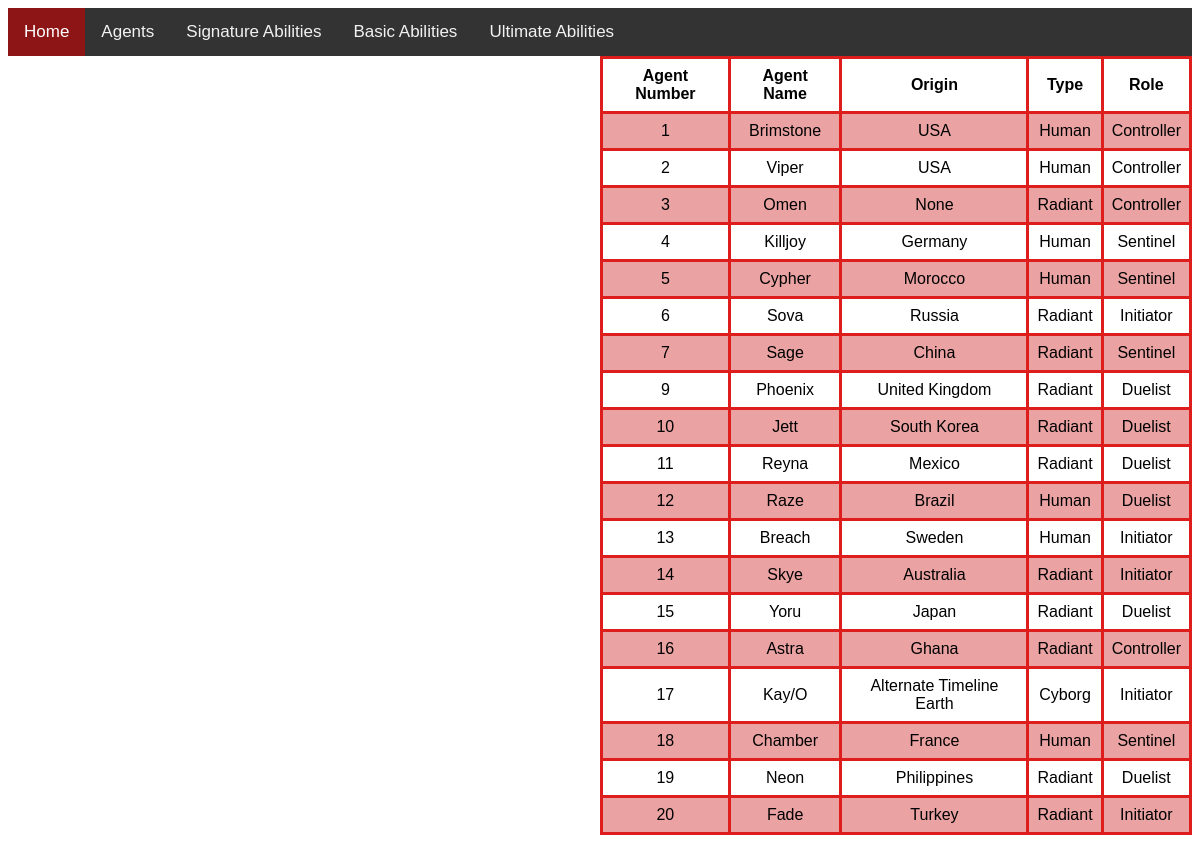
The app's page /agents with its own data.
### tables this page shows
CREATE TABLE agents (agent_number INT (2) PRIMARY KEY, agent_name TEXT (15), origin TEXT (10), type TEXT (10), role TEXT (15));

### EverythingValorant_flask.py (the view)
@app.route("/agents")
def agents():
    cursor = get_db().cursor()
    sql = "SELECT * FROM agents"
    cursor.execute(sql)
    results = cursor.fetchall()
    return render_template("agents.html", results=results,)

### EverythingValorant_flask.py (called while the page is built)
def get_db():
    db = getattr(g, '_database', None)
    if db is None:
        db = g._database = sqlite3.connect(DATABASE)
    return db

@app.teardown_appcontext
def close_connection(exception):
    db = getattr(g, '_database', None)
    if db is not None:
        db.close()

### templates/agents.html (shortened to what this page needs)
<!DOCTYPE html>
<html lang="en">
<head>
    <link rel="stylesheet" href={{url_for ("static", filename = "styles/styles.css")}}>
</head>
<body>
   <div class="topnav">
     <a class="active" href="/">Home</a>
     <a href="/agents">Agents</a>
     <a href="/signatures">Signature Abilities</a>
     <a href="/basic">Basic Abilities</a>
     <a href="/ultimate">Ultimate Abilities</a>
   </div>
    <table class="right">
        <tr>
            <th>Agent Number</th>
            <th>Agent Name</th>
            <th>Origin</th>
            <th>Type</th>
            <th>Role</th>
        </tr>
        {% for item in results %}
        <tr>
          <td>{{  item[0]  }}</td>
          <td>{{  item[1]  }}</td>
          <td>{{  item[2]  }}</td>
          <td>{{  item[3]  }}</td>
          <td>{{  item[4]  }}</td>
        </tr>
        {% endfor %}
      </table>
</body>
</html>

### static/styles/styles.css (style rules this page uses)
table { font-family: arial, sans-serif; border-collapse: collapse; width: 50%; }
td, th { border: 3px solid #de1d1d; text-align: center; padding: 8px; }
tr:nth-child(even) { background-color: #eaa2a2; }
table.right { margin-left: auto; margin-right: 0%; }
.topnav { background-color: #333; z-index: 1; overflow: auto; }
.topnav a { float: left; color: #f2f2f2; text-align: center; padding: 14px 16px; font-family: Arial, Helvetica, sans-serif; text-decoration: none; font-size: 17px; }
.topnav a.active { background-color: #8d1515; color: white; }
.right { left: auto; right: 0; background-color: rgb(255, 255, 255); }

### records on screen
agents: agent_number "1", agent_name "Brimstone", origin "USA", type "Human", role "Controller"
agents: agent_number "2", agent_name "Viper", origin "USA", type "Human", role "Controller"
agents: agent_number "3", agent_name "Omen", item "None", type "Radiant", role "Controller"
agents: agent_number "4", agent_name "Killjoy", origin "Germany", type "Human", role "Sentinel"
agents: agent_number "5", agent_name "Cypher", origin "Morocco", type "Human", role "Sentinel"
agents: agent_number "6", agent_name "Sova", origin "Russia", type "Radiant", role "Initiator"
agents: agent_number "7", agent_name "Sage", origin "China", type "Radiant", role "Sentinel"
agents: agent_number "9", agent_name "Phoenix", origin "United Kingdom", type "Radiant", role "Duelist"
agents: agent_number "10", agent_name "Jett", origin "South Korea", type "Radiant", role "Duelist"
agents: agent_number "11", agent_name "Reyna", origin "Mexico", type "Radiant", role "Duelist"
agents: agent_number "12", agent_name "Raze", origin "Brazil", type "Human", role "Duelist"
agents: agent_number "13", agent_name "Breach", origin "Sweden", type "Human", role "Initiator"
agents: agent_number "14", agent_name "Skye", origin "Australia", type "Radiant", role "Initiator"
agents: agent_number "15", agent_name "Yoru", origin "Japan", type "Radiant", role "Duelist"
agents: agent_number "16", agent_name "Astra", origin "Ghana", type "Radiant", role "Controller"
agents: agent_number "17", agent_name "Kay/O", origin "Alternate Timeline Earth", type "Cyborg", role "Initiator"
agents: agent_number "18", agent_name "Chamber", origin "France", type "Human", role "Sentinel"
agents: agent_number "19", agent_name "Neon", origin "Philippines", type "Radiant", role "Duelist"
agents: agent_number "20", agent_name "Fade", origin "Turkey", type "Radiant", role "Initiator"
